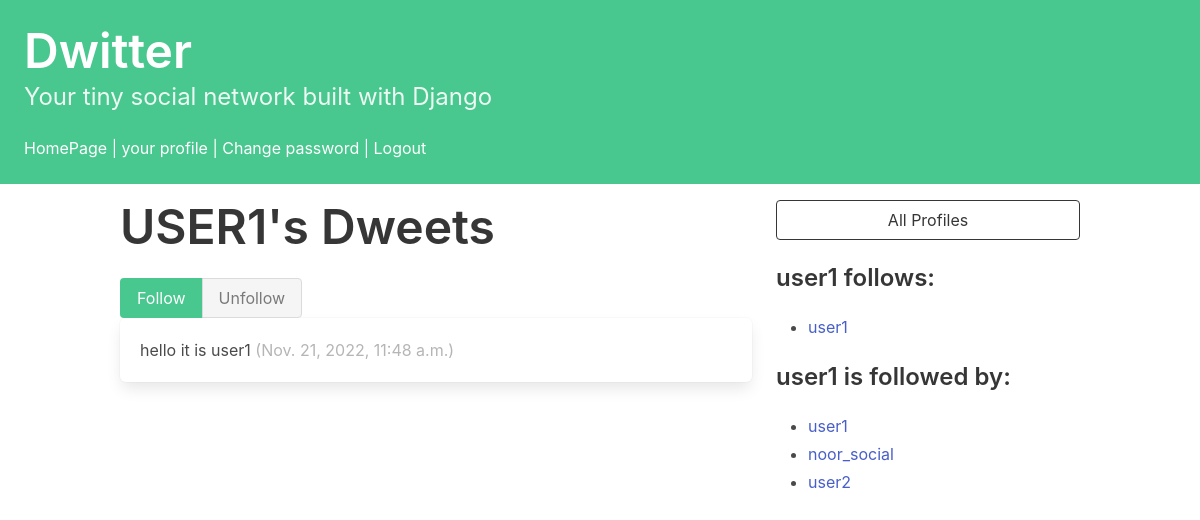
/profile/3 (signed in), run on the app's committed database.
### dwitter/models.py (models this page shows, shortened)
class Profile(models.Model):
    user = models.OneToOneField(User, on_delete=models.CASCADE)
    follows = models.ManyToManyField(
        "self",
        related_name="followed_by",
        symmetrical=False,#user do not need to re follow
        blank=True,#the user can have empty follower
        )
    def __str__(self):
        return self.user.username

class Dweet(models.Model):
    user = models.ForeignKey(User, related_name="dweets", on_delete=models.DO_NOTHING)#related_name:to access the dweets from the user
    body = models.CharField(max_length=140)
    created_at = models.DateTimeField(auto_now_add=True)

### dwitter/views.py (the view, shortened to what this page needs)
# urls.py: path("profile/<int:pk>", profile, name="profile"),
def profile(request,pk):
    if not hasattr(request.user, 'profile'):
        missing_profile = Profile(user=request.user)
        missing_profile.save()
    profile=Profile.objects.get(pk=pk)
    return render(request,"dwitter/profile.html",{"profile":profile})

### dwitter/templates/dwitter/profile.html (shortened to what this page needs)
{% extends 'base.html' %}
{% block content %}
<div class="column">
    <div class="block">
        <h1 class="title is-1">
            {{profile.user.username|upper}}'s Dweets
        </h1>
    </div>
    <form method="post">
        <div class="buttons has-addons">
            {% if profile in user.profile.follows.all %}
            <button class="button is-success is-static">Follow</button>
            <button class="button is-danger" name="follow" value="unfollow">Unfollow</button>
            {% else %}
            <button class="button is-success" name="follow" value="follow">Follow</button>
            <button class="button is-danger is-static">Unfollow</button>
            {% endif %}
        </div>
    </form>
    <div class="content">
        {% for dweet in profile.user.dweets.all %}
        <div class="box">
            {{ dweet.body }}
            <span class="is-small has-text-grey-light">
                ({{ dweet.created_at }})
            </span>
        </div>
        {% endfor %}
    </div>
</div>
<div class="column is-one-third">
    <div class="block">
        <a href="{% url 'dwitter:profile_list' %}">
            <button class="button is-dark is-outlined is-fullwidth">
                All Profiles
            </button>
        </a>
    </div>
    <div class="block">
        <h3 class="title is-4">
            {{profile.user.username}} follows:
        </h3>
        <div class="content">
            <ul>
                {% for following in profile.follows.all %}
                <li>
                    <a href="{% url 'dwitter:profile' following.id %}">
                        {{ following }}
                    </a>
                </li>
                {% endfor %}
            </ul>
        </div>
    </div>
    <div class="block">
        <h3 class="title is-4">
            {{profile.user.username}} is followed by:
        </h3>
        <div class="content">
            <ul>
                {% for follower in profile.followed_by.all %}
                <li>
                    <a href="{% url 'dwitter:profile' follower.id %}">
                        {{ follower }}
                    </a>
                </li>
                {% endfor %}
            </ul>
        </div>
    </div>
</div>
{% endblock content %}

### data on the page
Profile: user.username "USER1", user.username "user1"
Dweet: body "hello it is user1", created_at "Nov. 21, 2022, 11:48 a.m."
Profile: user.username "noor_social"
Profile: user.username "user2"
